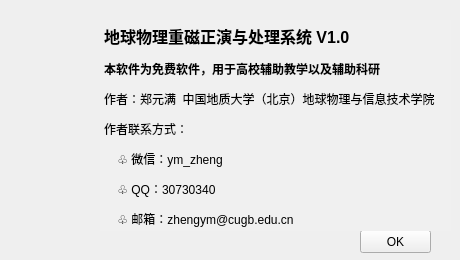
<?xml version="1.0" encoding="UTF-8"?>
<ui version="4.0">
 <class>AboutDlg</class>
 <widget class="QWidget" name="AboutDlg">
  <property name="geometry">
   <rect>
    <x>0</x>
    <y>0</y>
    <width>460</width>
    <height>260</height>
   </rect>
  </property>
  <property name="sizePolicy">
   <sizepolicy hsizetype="Fixed" vsizetype="Fixed">
    <horstretch>0</horstretch>
    <verstretch>0</verstretch>
   </sizepolicy>
  </property>
  <property name="minimumSize">
   <size>
    <width>460</width>
    <height>260</height>
   </size>
  </property>
  <property name="maximumSize">
   <size>
    <width>460</width>
    <height>260</height>
   </size>
  </property>
  <property name="windowTitle">
   <string>关于</string>
  </property>
  <property name="windowIcon">
   <iconset resource="GMSys.qrc">
    <normaloff>:/icons/appLogo</normaloff>:/icons/appLogo</iconset>
  </property>
  <widget class="QWidget" name="widget" native="true">
   <property name="geometry">
    <rect>
     <x>10</x>
     <y>30</y>
     <width>71</width>
     <height>191</height>
    </rect>
   </property>
   <property name="styleSheet">
    <string notr="true">image: url(:/icons/aboutDlgLogo);</string>
   </property>
  </widget>
  <widget class="QPushButton" name="okButton">
   <property name="geometry">
    <rect>
     <x>360</x>
     <y>230</y>
     <width>71</width>
     <height>23</height>
    </rect>
   </property>
   <property name="text">
    <string>OK</string>
   </property>
  </widget>
  <widget class="QTextBrowser" name="textBrowser">
   <property name="geometry">
    <rect>
     <x>100</x>
     <y>20</y>
     <width>351</width>
     <height>211</height>
    </rect>
   </property>
   <property name="maximumSize">
    <size>
     <width>16777215</width>
     <height>10000</height>
    </size>
   </property>
   <property name="toolTip">
    <string/>
   </property>
   <property name="autoFillBackground">
    <bool>false</bool>
   </property>
   <property name="styleSheet">
    <string notr="true">background-color: rgb(240, 240, 240);</string>
   </property>
   <property name="frameShape">
    <enum>QFrame::NoFrame</enum>
   </property>
   <property name="frameShadow">
    <enum>QFrame::Raised</enum>
   </property>
   <property name="lineWidth">
    <number>0</number>
   </property>
   <property name="verticalScrollBarPolicy">
    <enum>Qt::ScrollBarAlwaysOff</enum>
   </property>
   <property name="horizontalScrollBarPolicy">
    <enum>Qt::ScrollBarAlwaysOff</enum>
   </property>
   <property name="undoRedoEnabled">
    <bool>true</bool>
   </property>
   <property name="html">
    <string>&lt;!DOCTYPE HTML PUBLIC &quot;-//W3C//DTD HTML 4.0//EN&quot; &quot;http://www.w3.org/TR/REC-html40/strict.dtd&quot;&gt;
&lt;html&gt;&lt;head&gt;&lt;meta name=&quot;qrichtext&quot; content=&quot;1&quot; /&gt;&lt;style type=&quot;text/css&quot;&gt;
p, li { white-space: pre-wrap; }
&lt;/style&gt;&lt;/head&gt;&lt;body style=&quot; font-family:'SimSun'; font-size:9pt; font-weight:400; font-style:normal;&quot;&gt;
&lt;p style=&quot; margin-top:12px; margin-bottom:12px; margin-left:0px; margin-right:0px; -qt-block-indent:0; text-indent:0px;&quot;&gt;&lt;span style=&quot; font-size:12pt; font-weight:600;&quot;&gt;地球物理重磁正演与处理系统 V1.0&lt;/span&gt;&lt;/p&gt;
&lt;p style=&quot; margin-top:12px; margin-bottom:12px; margin-left:0px; margin-right:0px; -qt-block-indent:0; text-indent:0px;&quot;&gt;&lt;span style=&quot; font-weight:600;&quot;&gt;本软件为免费软件，用于高校辅助教学以及辅助科研&lt;/span&gt;&lt;/p&gt;
&lt;p style=&quot; margin-top:12px; margin-bottom:12px; margin-left:0px; margin-right:0px; -qt-block-indent:0; text-indent:0px;&quot;&gt;作者：郑元满  中国地质大学（北京）地球物理与信息技术学院&lt;/p&gt;
&lt;p style=&quot; margin-top:12px; margin-bottom:12px; margin-left:0px; margin-right:0px; -qt-block-indent:0; text-indent:0px;&quot;&gt;作者联系方式：&lt;/p&gt;
&lt;p style=&quot; margin-top:12px; margin-bottom:12px; margin-left:0px; margin-right:0px; -qt-block-indent:0; text-indent:0px;&quot;&gt;    ♧ 微信：ym_zheng&lt;/p&gt;
&lt;p style=&quot; margin-top:12px; margin-bottom:12px; margin-left:0px; margin-right:0px; -qt-block-indent:0; text-indent:0px;&quot;&gt;    ♧ QQ：30730340&lt;/p&gt;
&lt;p style=&quot; margin-top:12px; margin-bottom:12px; margin-left:0px; margin-right:0px; -qt-block-indent:0; text-indent:0px;&quot;&gt;    ♧ 邮箱：zhengym@cugb.edu.cn&lt;/p&gt;
&lt;p style=&quot; margin-top:12px; margin-bottom:12px; margin-left:0px; margin-right:0px; -qt-block-indent:0; text-indent:0px;&quot;&gt;使用过程中有任何问题以及需求，欢迎联系作者&lt;br /&gt;&lt;/p&gt;&lt;/body&gt;&lt;/html&gt;</string>
   </property>
   <property name="openLinks">
    <bool>true</bool>
   </property>
  </widget>
 </widget>
 <layoutdefault spacing="6" margin="11"/>
 <resources>
  <include location="GMSys.qrc"/>
 </resources>
 <connections>
  <connection>
   <sender>okButton</sender>
   <signal>clicked()</signal>
   <receiver>AboutDlg</receiver>
   <slot>close()</slot>
   <hints>
    <hint type="sourcelabel">
     <x>395</x>
     <y>241</y>
    </hint>
    <hint type="destinationlabel">
     <x>229</x>
     <y>129</y>
    </hint>
   </hints>
  </connection>
 </connections>
</ui>
